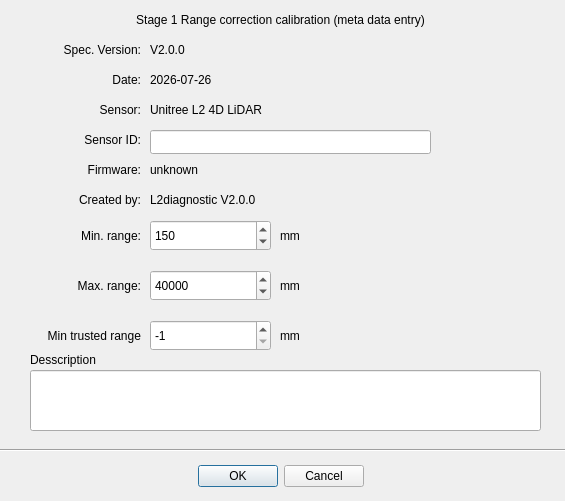
<?xml version="1.0" encoding="UTF-8"?>
<ui version="4.0">
 <class>Stage1CalRangeDialog</class>
 <widget class="QDialog" name="Stage1CalRangeDialog">
  <property name="geometry">
   <rect>
    <x>0</x>
    <y>0</y>
    <width>565</width>
    <height>501</height>
   </rect>
  </property>
  <property name="windowTitle">
   <string>Stage 1 Range correction calibration</string>
  </property>
  <widget class="QDialogButtonBox" name="buttonBox">
   <property name="geometry">
    <rect>
     <x>180</x>
     <y>460</y>
     <width>201</width>
     <height>32</height>
    </rect>
   </property>
   <property name="orientation">
    <enum>Qt::Orientation::Horizontal</enum>
   </property>
   <property name="standardButtons">
    <set>QDialogButtonBox::StandardButton::Cancel|QDialogButtonBox::StandardButton::Ok</set>
   </property>
   <property name="centerButtons">
    <bool>true</bool>
   </property>
  </widget>
  <widget class="QLineEdit" name="EditSensorID">
   <property name="geometry">
    <rect>
     <x>150</x>
     <y>130</y>
     <width>281</width>
     <height>24</height>
    </rect>
   </property>
  </widget>
  <widget class="QLabel" name="label">
   <property name="geometry">
    <rect>
     <x>50</x>
     <y>130</y>
     <width>91</width>
     <height>19</height>
    </rect>
   </property>
   <property name="text">
    <string>Sensor ID:</string>
   </property>
   <property name="alignment">
    <set>Qt::AlignmentFlag::AlignRight|Qt::AlignmentFlag::AlignTrailing|Qt::AlignmentFlag::AlignVCenter</set>
   </property>
  </widget>
  <widget class="QLabel" name="label_2">
   <property name="geometry">
    <rect>
     <x>50</x>
     <y>40</y>
     <width>91</width>
     <height>19</height>
    </rect>
   </property>
   <property name="text">
    <string>Spec. Version:</string>
   </property>
   <property name="alignment">
    <set>Qt::AlignmentFlag::AlignRight|Qt::AlignmentFlag::AlignTrailing|Qt::AlignmentFlag::AlignVCenter</set>
   </property>
  </widget>
  <widget class="QLabel" name="lblSpecVersion">
   <property name="geometry">
    <rect>
     <x>150</x>
     <y>40</y>
     <width>391</width>
     <height>19</height>
    </rect>
   </property>
   <property name="text">
    <string>V2.0.0</string>
   </property>
   <property name="alignment">
    <set>Qt::AlignmentFlag::AlignLeading|Qt::AlignmentFlag::AlignLeft|Qt::AlignmentFlag::AlignVCenter</set>
   </property>
  </widget>
  <widget class="QLabel" name="lblDate">
   <property name="geometry">
    <rect>
     <x>150</x>
     <y>70</y>
     <width>281</width>
     <height>19</height>
    </rect>
   </property>
   <property name="text">
    <string>2026-07-26</string>
   </property>
   <property name="alignment">
    <set>Qt::AlignmentFlag::AlignLeading|Qt::AlignmentFlag::AlignLeft|Qt::AlignmentFlag::AlignVCenter</set>
   </property>
  </widget>
  <widget class="QLabel" name="label_5">
   <property name="geometry">
    <rect>
     <x>50</x>
     <y>70</y>
     <width>91</width>
     <height>19</height>
    </rect>
   </property>
   <property name="text">
    <string>Date:</string>
   </property>
   <property name="alignment">
    <set>Qt::AlignmentFlag::AlignRight|Qt::AlignmentFlag::AlignTrailing|Qt::AlignmentFlag::AlignVCenter</set>
   </property>
  </widget>
  <widget class="QLabel" name="label_6">
   <property name="geometry">
    <rect>
     <x>50</x>
     <y>100</y>
     <width>91</width>
     <height>19</height>
    </rect>
   </property>
   <property name="text">
    <string>Sensor:</string>
   </property>
   <property name="alignment">
    <set>Qt::AlignmentFlag::AlignRight|Qt::AlignmentFlag::AlignTrailing|Qt::AlignmentFlag::AlignVCenter</set>
   </property>
  </widget>
  <widget class="QLabel" name="lblSensor">
   <property name="geometry">
    <rect>
     <x>150</x>
     <y>100</y>
     <width>281</width>
     <height>19</height>
    </rect>
   </property>
   <property name="text">
    <string>Unitree L2 4D LiDAR</string>
   </property>
   <property name="alignment">
    <set>Qt::AlignmentFlag::AlignLeading|Qt::AlignmentFlag::AlignLeft|Qt::AlignmentFlag::AlignVCenter</set>
   </property>
  </widget>
  <widget class="QLabel" name="lblFirmware">
   <property name="geometry">
    <rect>
     <x>150</x>
     <y>160</y>
     <width>391</width>
     <height>19</height>
    </rect>
   </property>
   <property name="text">
    <string>unknown</string>
   </property>
   <property name="alignment">
    <set>Qt::AlignmentFlag::AlignLeading|Qt::AlignmentFlag::AlignLeft|Qt::AlignmentFlag::AlignVCenter</set>
   </property>
  </widget>
  <widget class="QLabel" name="label_9">
   <property name="geometry">
    <rect>
     <x>50</x>
     <y>160</y>
     <width>91</width>
     <height>19</height>
    </rect>
   </property>
   <property name="text">
    <string>Firmware:</string>
   </property>
   <property name="alignment">
    <set>Qt::AlignmentFlag::AlignRight|Qt::AlignmentFlag::AlignTrailing|Qt::AlignmentFlag::AlignVCenter</set>
   </property>
  </widget>
  <widget class="QLabel" name="lblSoftwareID">
   <property name="geometry">
    <rect>
     <x>150</x>
     <y>190</y>
     <width>391</width>
     <height>19</height>
    </rect>
   </property>
   <property name="text">
    <string>L2diagnostic V2.0.0</string>
   </property>
   <property name="alignment">
    <set>Qt::AlignmentFlag::AlignLeading|Qt::AlignmentFlag::AlignLeft|Qt::AlignmentFlag::AlignVCenter</set>
   </property>
  </widget>
  <widget class="QLabel" name="label_11">
   <property name="geometry">
    <rect>
     <x>50</x>
     <y>190</y>
     <width>91</width>
     <height>19</height>
    </rect>
   </property>
   <property name="text">
    <string>Created by:</string>
   </property>
   <property name="alignment">
    <set>Qt::AlignmentFlag::AlignRight|Qt::AlignmentFlag::AlignTrailing|Qt::AlignmentFlag::AlignVCenter</set>
   </property>
  </widget>
  <widget class="QLabel" name="label_15">
   <property name="geometry">
    <rect>
     <x>50</x>
     <y>220</y>
     <width>91</width>
     <height>31</height>
    </rect>
   </property>
   <property name="text">
    <string>Min. range:</string>
   </property>
   <property name="alignment">
    <set>Qt::AlignmentFlag::AlignRight|Qt::AlignmentFlag::AlignTrailing|Qt::AlignmentFlag::AlignVCenter</set>
   </property>
  </widget>
  <widget class="QLabel" name="label_14">
   <property name="geometry">
    <rect>
     <x>280</x>
     <y>220</y>
     <width>91</width>
     <height>31</height>
    </rect>
   </property>
   <property name="text">
    <string>mm</string>
   </property>
   <property name="alignment">
    <set>Qt::AlignmentFlag::AlignLeading|Qt::AlignmentFlag::AlignLeft|Qt::AlignmentFlag::AlignVCenter</set>
   </property>
  </widget>
  <widget class="QLabel" name="label_16">
   <property name="geometry">
    <rect>
     <x>280</x>
     <y>270</y>
     <width>91</width>
     <height>31</height>
    </rect>
   </property>
   <property name="text">
    <string>mm</string>
   </property>
   <property name="alignment">
    <set>Qt::AlignmentFlag::AlignLeading|Qt::AlignmentFlag::AlignLeft|Qt::AlignmentFlag::AlignVCenter</set>
   </property>
  </widget>
  <widget class="QLabel" name="label_17">
   <property name="geometry">
    <rect>
     <x>50</x>
     <y>270</y>
     <width>91</width>
     <height>31</height>
    </rect>
   </property>
   <property name="text">
    <string>Max. range:</string>
   </property>
   <property name="alignment">
    <set>Qt::AlignmentFlag::AlignRight|Qt::AlignmentFlag::AlignTrailing|Qt::AlignmentFlag::AlignVCenter</set>
   </property>
  </widget>
  <widget class="QLabel" name="label_12">
   <property name="geometry">
    <rect>
     <x>0</x>
     <y>10</y>
     <width>561</width>
     <height>19</height>
    </rect>
   </property>
   <property name="lineWidth">
    <number>1</number>
   </property>
   <property name="text">
    <string>Stage 1 Range correction calibration (meta data entry)</string>
   </property>
   <property name="alignment">
    <set>Qt::AlignmentFlag::AlignCenter</set>
   </property>
  </widget>
  <widget class="Line" name="line_2">
   <property name="geometry">
    <rect>
     <x>-10</x>
     <y>440</y>
     <width>581</width>
     <height>20</height>
    </rect>
   </property>
   <property name="orientation">
    <enum>Qt::Orientation::Horizontal</enum>
   </property>
  </widget>
  <widget class="QSpinBox" name="spinMinRange">
   <property name="geometry">
    <rect>
     <x>150</x>
     <y>220</y>
     <width>121</width>
     <height>31</height>
    </rect>
   </property>
   <property name="maximum">
    <number>100000</number>
   </property>
   <property name="value">
    <number>150</number>
   </property>
  </widget>
  <widget class="QSpinBox" name="spinMaxRange">
   <property name="geometry">
    <rect>
     <x>150</x>
     <y>270</y>
     <width>121</width>
     <height>31</height>
    </rect>
   </property>
   <property name="maximum">
    <number>100000</number>
   </property>
   <property name="value">
    <number>40000</number>
   </property>
  </widget>
  <widget class="QLineEdit" name="EditDesc">
   <property name="geometry">
    <rect>
     <x>30</x>
     <y>370</y>
     <width>511</width>
     <height>61</height>
    </rect>
   </property>
   <property name="alignment">
    <set>Qt::AlignmentFlag::AlignLeading|Qt::AlignmentFlag::AlignLeft|Qt::AlignmentFlag::AlignTop</set>
   </property>
  </widget>
  <widget class="QLabel" name="label_3">
   <property name="geometry">
    <rect>
     <x>30</x>
     <y>350</y>
     <width>121</width>
     <height>20</height>
    </rect>
   </property>
   <property name="text">
    <string>Desscription</string>
   </property>
   <property name="alignment">
    <set>Qt::AlignmentFlag::AlignLeading|Qt::AlignmentFlag::AlignLeft|Qt::AlignmentFlag::AlignVCenter</set>
   </property>
  </widget>
  <widget class="QLabel" name="label_18">
   <property name="geometry">
    <rect>
     <x>280</x>
     <y>320</y>
     <width>91</width>
     <height>31</height>
    </rect>
   </property>
   <property name="text">
    <string>mm</string>
   </property>
   <property name="alignment">
    <set>Qt::AlignmentFlag::AlignLeading|Qt::AlignmentFlag::AlignLeft|Qt::AlignmentFlag::AlignVCenter</set>
   </property>
  </widget>
  <widget class="QSpinBox" name="spinMinTrustedRange">
   <property name="geometry">
    <rect>
     <x>150</x>
     <y>320</y>
     <width>121</width>
     <height>31</height>
    </rect>
   </property>
   <property name="minimum">
    <number>-1</number>
   </property>
   <property name="maximum">
    <number>100000</number>
   </property>
   <property name="value">
    <number>-1</number>
   </property>
  </widget>
  <widget class="QLabel" name="label_19">
   <property name="geometry">
    <rect>
     <x>0</x>
     <y>320</y>
     <width>141</width>
     <height>31</height>
    </rect>
   </property>
   <property name="text">
    <string>Min trusted range</string>
   </property>
   <property name="alignment">
    <set>Qt::AlignmentFlag::AlignRight|Qt::AlignmentFlag::AlignTrailing|Qt::AlignmentFlag::AlignVCenter</set>
   </property>
  </widget>
 </widget>
 <resources/>
 <connections>
  <connection>
   <sender>buttonBox</sender>
   <signal>accepted()</signal>
   <receiver>Stage1CalRangeDialog</receiver>
   <slot>accept()</slot>
   <hints>
    <hint type="sourcelabel">
     <x>248</x>
     <y>254</y>
    </hint>
    <hint type="destinationlabel">
     <x>157</x>
     <y>274</y>
    </hint>
   </hints>
  </connection>
  <connection>
   <sender>buttonBox</sender>
   <signal>rejected()</signal>
   <receiver>Stage1CalRangeDialog</receiver>
   <slot>reject()</slot>
   <hints>
    <hint type="sourcelabel">
     <x>316</x>
     <y>260</y>
    </hint>
    <hint type="destinationlabel">
     <x>286</x>
     <y>274</y>
    </hint>
   </hints>
  </connection>
 </connections>
</ui>
